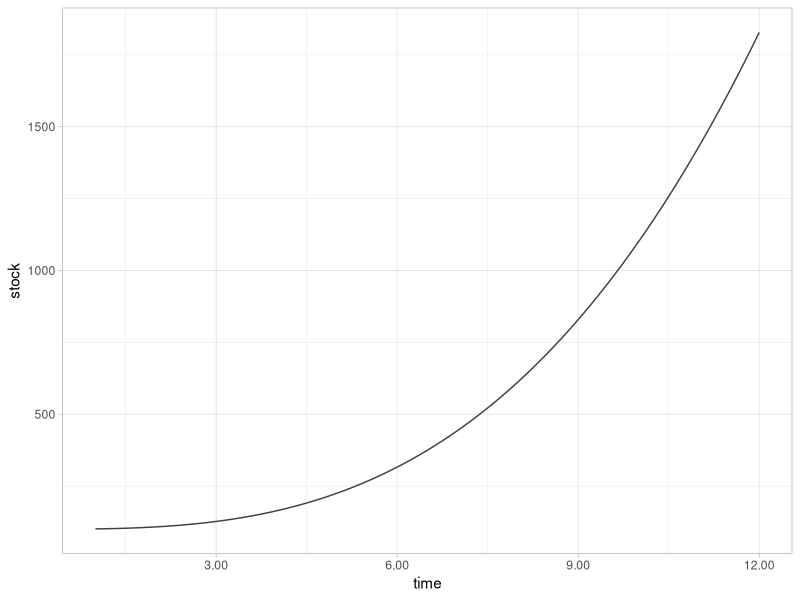
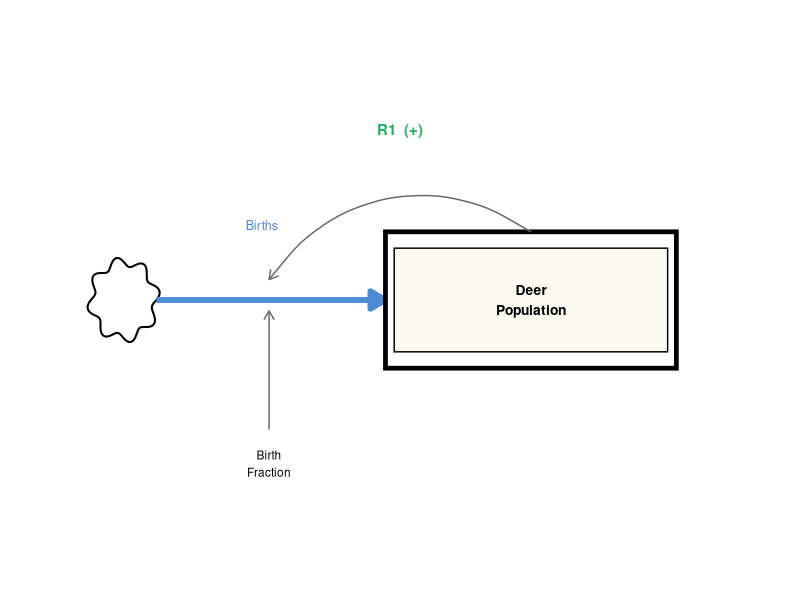
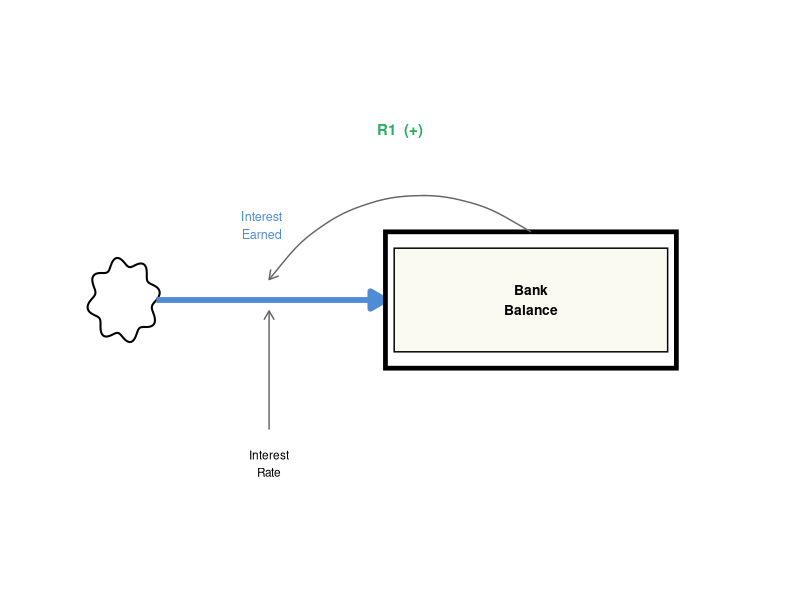
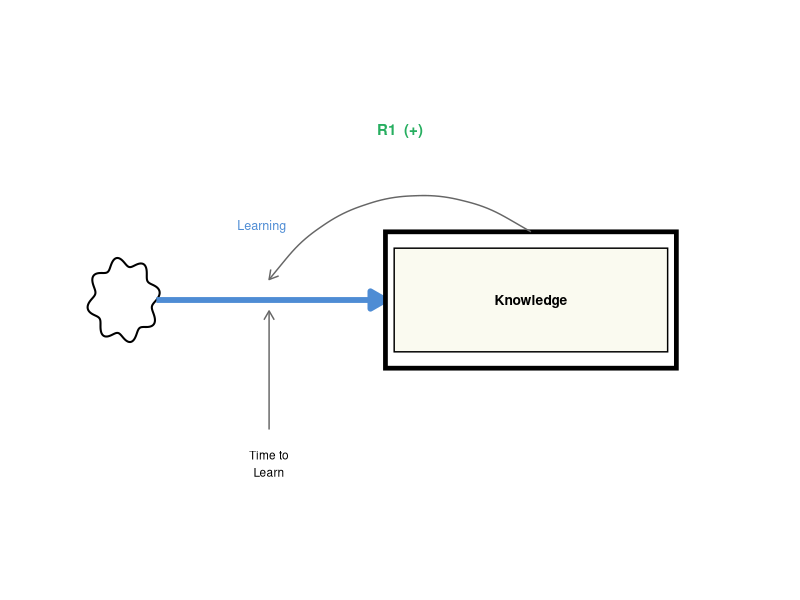
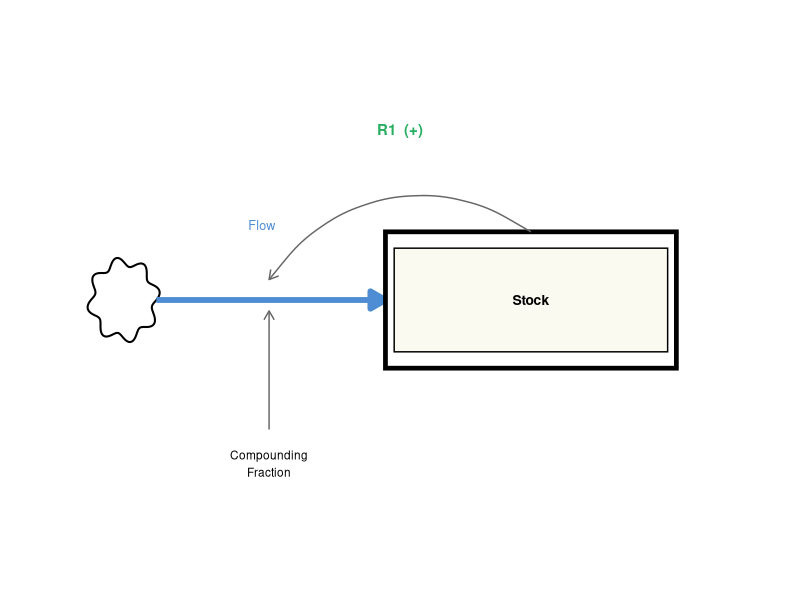
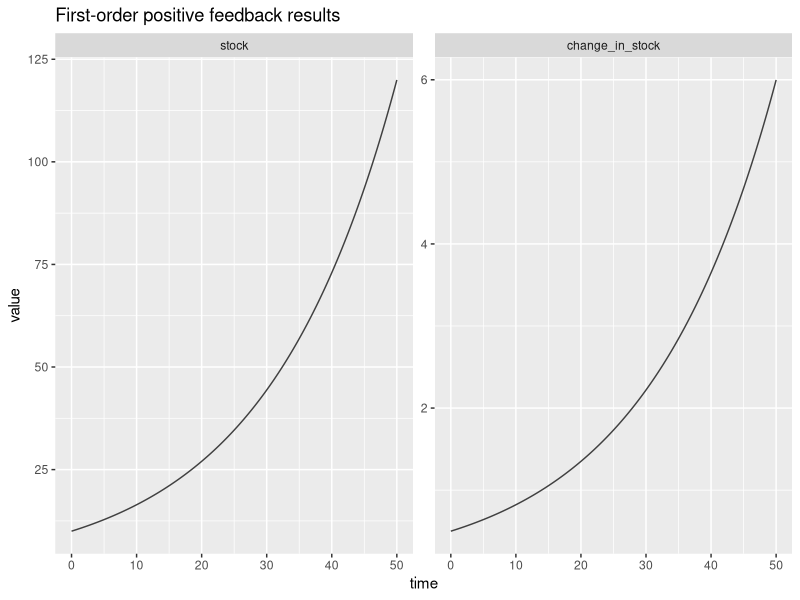
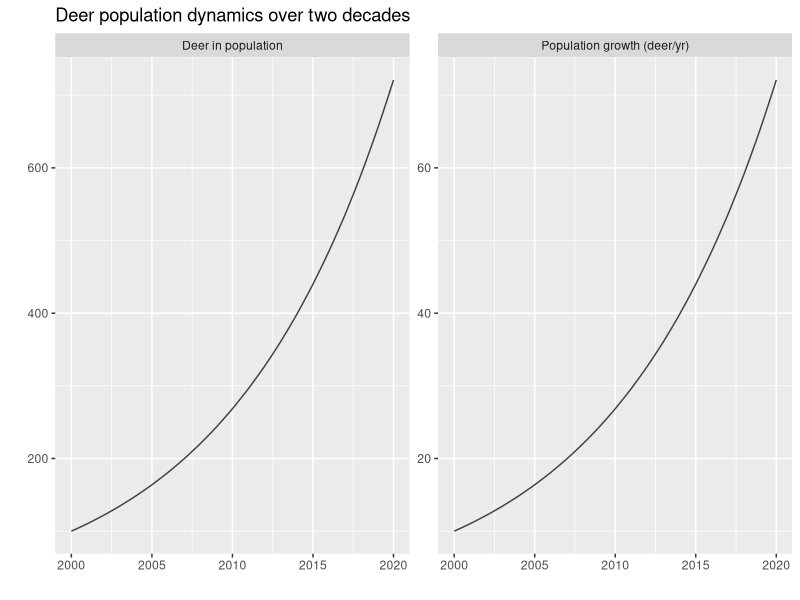

Write the R code that produced these figures, in order.
## ---- chunk 1
#| label: setup
#| include: false

library(deSolve)
library(tidyverse)
library(lubridate)

make_cloud <- function(cx, cy, w = 0.45, h = 0.28) {
  theta <- seq(0, 2 * pi, length.out = 200)
  bump  <- 1 + 0.12 * sin(8 * theta)
  tibble(x = cx + w * bump * cos(theta), y = cy + h * bump * sin(theta))
}

flow_arrow <- arrow(length = unit(0.44, "cm"), type = "closed")
info_arrow <- arrow(length = unit(0.26, "cm"), type = "open")

draw_pos_feedback <- function(stock_label, flow_label, param_label) {
  ggplot() +
    geom_polygon(data = make_cloud(1.2, 2.5), aes(x, y),
                 fill = "white", colour = "black", linewidth = 0.7) +
    annotate("segment", x = 1.65, xend = 4.8, y = 2.5, yend = 2.5,
             linewidth = 2, colour = "#4e8cd4", arrow = flow_arrow) +
    annotate("text", x = 3.1, y = 3.05, label = flow_label,
             size = 3.2, colour = "#4e8cd4") +
    annotate("rect", xmin = 4.8, xmax = 8.8, ymin = 2.0, ymax = 3.0,
             fill = "white", colour = "black", linewidth = 1.6) +
    annotate("rect", xmin = 4.92, xmax = 8.68, ymin = 2.12, ymax = 2.88,
             fill = "#fafaf0", colour = "black", linewidth = 0.5) +
    annotate("text", x = 6.8, y = 2.5, label = stock_label,
             size = 3.5, fontface = "bold") +
    annotate("text", x = 3.2, y = 1.3, label = param_label, size = 3.0) +
    annotate("segment", x = 3.2, xend = 3.2, y = 1.55, yend = 2.42,
             linetype = "solid", colour = "grey40", arrow = info_arrow) +
    geom_curve(data = data.frame(x = 6.8, y = 3.0, xend = 3.2, yend = 2.65),
               aes(x = x, y = y, xend = xend, yend = yend),
               curvature = 0.45, linetype = "solid", colour = "grey40",
               arrow = info_arrow) +
    annotate("text", x = 5.0, y = 3.75, label = "R1  (+)", size = 3.8,
             colour = "#27ae60", fontface = "bold") +
    theme_void() +
    coord_cartesian(xlim = c(0, 10), ylim = c(0.5, 4.5))
}
## ---- chunk 2
#| label: example
#| echo: false
#| fig-align: center

tibble(time = seq(1,12,0.1),
       stock = time^3 + 100) %>%
  ggplot(aes(x = time, y = stock)) +
  geom_line(color = "grey25") +
  theme_light() +
  scale_x_continuous(breaks = c(3, 6, 9, 12), labels = function(x) str_glue("{x}.00"))
## ---- chunk 3
#| label: deer-pop
#| echo: false
#| fig-align: center
#| fig-width: 7
#| fig-height: 3.5
#| fig-cap: "**births = deer population × birth fraction**"

draw_pos_feedback("Deer\nPopulation", "Births", "Birth\nFraction")
## ---- chunk 4
#| label: interest
#| echo: false
#| fig-align: center
#| fig-width: 7
#| fig-height: 3.5
#| fig-cap: "**interest earned = bank balance × interest rate**"

draw_pos_feedback("Bank\nBalance", "Interest\nEarned", "Interest\nRate")
## ---- chunk 5
#| label: knowledge
#| echo: false
#| fig-align: center
#| fig-width: 7
#| fig-height: 3.5
#| fig-cap: "**learning = knowledge / time to learn**"

draw_pos_feedback("Knowledge", "Learning", "Time to\nLearn")
## ---- chunk 6
#| label: generic
#| echo: false
#| fig-align: center
#| fig-width: 7
#| fig-height: 3.5

draw_pos_feedback("Stock", "Flow", "Compounding\nFraction")
## ---- chunk 7
#| label: sim-time

# define sim time
start <- 0
finish <- 50
step <- 0.25

sim_time <- seq(from = start,
               to = finish,
               by = step)
## ---- chunk 8
#| label: model-inputs

# stocks
stocks <- c(stock = 10)                   # unit
# parameters
params <- c(compounding_fraction = 0.05)  # (unit/unit)/time
## ---- chunk 9
#| label: model

# define a function with the appropriate parameters. Include an index for the
# simulation. This will be helpful later when we want to compare the results of
# different simulations with different parameters and initial values.
system_model <- function(time,
                         stocks,
                         params,
                         sim = 1){

  # concatenate model inputs and store as list
  model_inputs <- c(stocks, params) %>%
    as.list()

  # create data environment so variable names can be accessed for ease of constructing the model
  with(model_inputs,{

    # define flow
    flow <- compounding_fraction * stock         # people/year

    # stock differential to integrate
    ds_dt <- flow

    # results... when we solve this ODE below,
    return(list(c(ds_dt),
                change_in_stock = flow,
                sim = sim))

  })
}
## ---- chunk 10
#| label: solve-ode

# specify values for the argements in the ode solver. We use Euler's method for integration,
# which is appropriate for simple exponential growth.
sim_data <- ode(times = sim_time,
                y = stocks,
                parms = params,
                func = system_model,
                method = "euler") %>%
  # keep things tidy as a tibble
  as_tibble()

# check results
glimpse(sim_data)
## ---- chunk 11
#| label: plot

# Pivot to long format and alter variable types
d <- sim_data %>%
  relocate(sim, .before = time) %>%
  pivot_longer(-c(sim:time)) %>%
  mutate(value = as.numeric(value),
         time = as.numeric(time),
         name = factor(name, levels = c("stock", "change_in_stock")))

d %>%
  ggplot(aes(x = time, y = value)) +
  facet_wrap(~name, scales = "free") +
  geom_line(color = "grey25") +
  labs(title = "First-order positive feedback results")
## ---- chunk 12
#| label: deer-example

# define sim time
start <- 2000   # year
finish <- 2020  # year
step <- 0.25

sim_time <- seq(from = start,
               to = finish,
               by = step)

# stocks
stocks <- c(stock = 100)                   # deer
# parameters
params <- c(compounding_fraction = 0.1)   # (deer/deer)/year

# Solve.
sim_data <- ode(times = sim_time,
                y = stocks,
                parms = params,
                func = system_model,
                method = "euler") %>%
  as_tibble()

# check results
glimpse(sim_data)
## ---- chunk 13
#| label: clean-deer

# pivot and clean
d <- sim_data %>%
  relocate(sim, .before = time) %>%
  pivot_longer(-c(sim:time)) %>%mutate(value = as.numeric(value),
         name = case_when(
           name == "stock"             ~ "Deer in population",
           name == "change_in_stock"   ~ "Population growth (deer/yr)"
         ),
         name = factor(name, levels = c("Deer in population", "Population growth (deer/yr)")),
         date = round_date(date_decimal(time), "month"))  %>%
  select(-time)

print(d)
## ---- chunk 14
#| label: plot-deer

#Visualise
d %>%
  ggplot(aes(x = date, y = value)) +
  facet_wrap(~name, scales = "free") +
  geom_line(color = "grey25") +
  labs(title = "Deer population dynamics over two decades",
       y = "",
       x = "")
